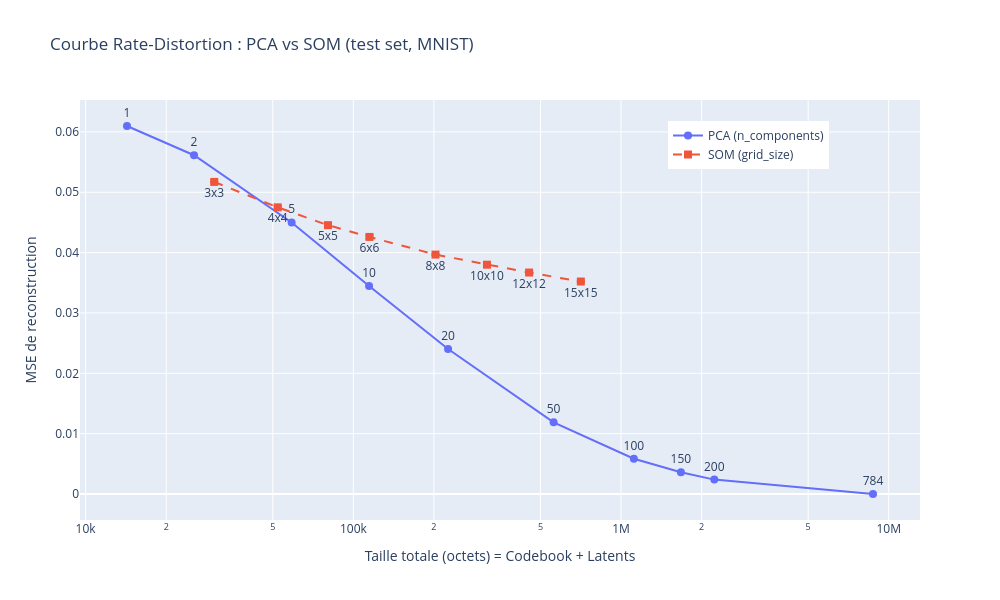

The notebook cell saved with this chart:
### Markdown cell above
## 1. Courbe Rate-Distortion superposée

### Code cell
with open("data/pca_rate_distortion.json") as f:
    pca_data = json.load(f)

with open("data/som_rate_distortion.json") as f:
    som_data = json.load(f)

fig = go.Figure()

# PCA
fig.add_trace(go.Scatter(
    x=[p["total_bytes"] for p in pca_data["points"]],
    y=[p["mse"] for p in pca_data["points"]],
    mode="lines+markers+text",
    text=[p["label"] for p in pca_data["points"]],
    textposition="top center",
    name="PCA (n_components)",
    marker=dict(size=8, symbol="circle"),
    line=dict(dash="solid")
))

# SOM
som_bytes = [p["total_bytes"] for p in som_data["points"]]
som_mse = [p["mse"] for p in som_data["points"]]
som_std = [p.get("mse_std", 0) for p in som_data["points"]]

fig.add_trace(go.Scatter(
    x=som_bytes, y=som_mse,
    error_y=dict(type="data", array=som_std, visible=True),
    mode="lines+markers+text",
    text=[p["label"] for p in som_data["points"]],
    textposition="bottom center",
    name="SOM (grid_size)",
    marker=dict(size=8, symbol="square"),
    line=dict(dash="dash")
))

fig.update_layout(
    title="Courbe Rate-Distortion : PCA vs SOM (test set, MNIST)",
    xaxis_title="Taille totale (octets) = Codebook + Latents",
    yaxis_title="MSE de reconstruction",
    xaxis_type="log",
    width=1000, height=600,
    legend=dict(x=0.7, y=0.95)
)
fig.show()

### Figure 1 — Plotly figure (JSON) as saved in the notebook; plotly's stock layout.template omitted (floating-point values rounded to 4 significant figures)
{"data": [{"line": {"dash": "solid"}, "marker": {"size": 8, "symbol": "circle"}, "mode": "lines+markers+text", "name": "PCA (n_components)", "text": ["1", "2", "5", "10", "20", "50", "100", "150", "200", "784"], "textposition": "top center", "type": "scatter", "x": [14272, 25408, 58816, 114496, 225856, 559936, 1116736, 1673536, 2230336, 8733760], "y": [0.06098, 0.05614, 0.045, 0.03448, 0.02403, 0.01188, 0.005851, 0.003607, 0.002383, 4.014e-14]}, {"error_y": {"array": [5.067e-05, 0.0002391, 0.0001934, 0.0002412, 6.067e-05, 6.476e-05, 0.0001395, 4.619e-05], "type": "data", "visible": true}, "line": {"dash": "dash"}, "marker": {"size": 8, "symbol": "square"}, "mode": "lines+markers+text", "name": "SOM (grid_size)", "text": ["3x3", "4x4", "5x5", "6x6", "8x8", "10x10", "12x12", "15x15"], "textposition": "bottom center", "type": "scatter", "x": [30224, 52176, 80400, 114896, 202704, 315600, 453584, 707600], "y": [0.05172, 0.0475, 0.04455, 0.0426, 0.03967, 0.038, 0.0367, 0.03521]}], "layout": {"height": 600, "legend": {"x": 0.7, "y": 0.95}, "title": {"text": "Courbe Rate-Distortion : PCA vs SOM (test set, MNIST)"}, "width": 1000, "xaxis": {"title": {"text": "Taille totale (octets) = Codebook + Latents"}, "type": "log"}, "yaxis": {"title": {"text": "MSE de reconstruction"}}}}
